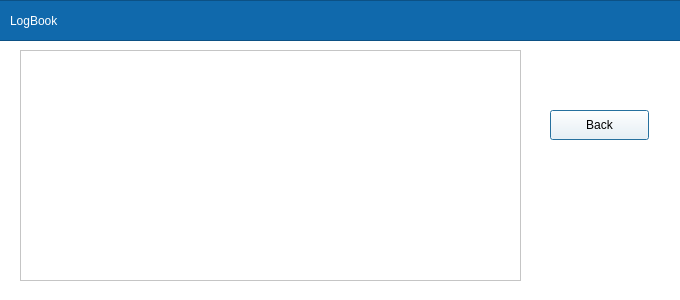
<?xml version="1.0" encoding="UTF-8"?>
<ui version="4.0">
 <class>main_screen</class>
 <widget class="QDialog" name="main_screen">
  <property name="enabled">
   <bool>true</bool>
  </property>
  <property name="geometry">
   <rect>
    <x>0</x>
    <y>0</y>
    <width>680</width>
    <height>300</height>
   </rect>
  </property>
  <property name="windowTitle">
   <string>Welcome screen</string>
  </property>
  <property name="autoFillBackground">
   <bool>false</bool>
  </property>
  <property name="styleSheet">
   <string notr="true">
background-color: rgb(255, 255, 255);</string>
  </property>
  <widget class="QFrame" name="frame">
   <property name="geometry">
    <rect>
     <x>-20</x>
     <y>0</y>
     <width>741</width>
     <height>41</height>
    </rect>
   </property>
   <property name="styleSheet">
    <string notr="true">background-color: rgb(16, 105, 172);</string>
   </property>
   <property name="frameShape">
    <enum>QFrame::StyledPanel</enum>
   </property>
   <property name="frameShadow">
    <enum>QFrame::Raised</enum>
   </property>
   <widget class="QLabel" name="label">
    <property name="geometry">
     <rect>
      <x>30</x>
      <y>10</y>
      <width>231</width>
      <height>21</height>
     </rect>
    </property>
    <property name="styleSheet">
     <string notr="true">color: rgb(255, 255, 255);
</string>
    </property>
    <property name="text">
     <string>LogBook</string>
    </property>
   </widget>
  </widget>
  <widget class="QListWidget" name="list_dives">
   <property name="geometry">
    <rect>
     <x>20</x>
     <y>50</y>
     <width>501</width>
     <height>231</height>
    </rect>
   </property>
  </widget>
  <widget class="QPushButton" name="back_button">
   <property name="geometry">
    <rect>
     <x>550</x>
     <y>110</y>
     <width>99</width>
     <height>30</height>
    </rect>
   </property>
   <property name="text">
    <string>Back</string>
   </property>
  </widget>
 </widget>
 <resources/>
 <connections/>
</ui>
